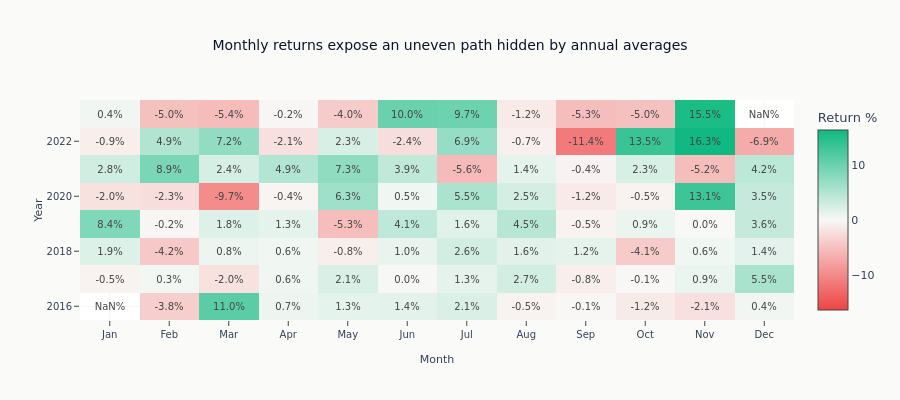

Write notebook code for a chart like this one.
### Markdown cell above
The heatmap below is the same monthly series as a year-by-month grid. Read down a column to see
whether a calendar month is systematically good or bad, and across a row to see how much of a
year's return came from how few of its months.

### Code cell
monthly_df["year"] = monthly_df["year"].astype(int)
monthly_df["month"] = monthly_df["month"].astype(int)

heatmap_data = (
    monthly_df.pivot(index="year", columns="month", values="monthly_return") * 100
)  # Convert to percentage

# Month names
month_names = ["Jan", "Feb", "Mar", "Apr", "May", "Jun", "Jul", "Aug", "Sep", "Oct", "Nov", "Dec"]

fig = go.Figure(
    data=go.Heatmap(
        z=heatmap_data.values,
        x=month_names,
        y=heatmap_data.index,
        colorscale=[
            [0.0, COLORS["negative"]],
            [0.5, COLORS["silver"]],
            [1.0, COLORS["positive"]],
        ],
        zmid=0,
        text=np.round(heatmap_data.values, 1),
        texttemplate="%{text:.1f}%",
        textfont={"size": 10},
        colorbar=dict(title="Return %"),
    )
)

fig.update_layout(
    title="Monthly returns expose an uneven path hidden by annual averages",
    xaxis_title="Month",
    yaxis_title="Year",
    height=400,
)
show_plotly_with_alt(
    fig,
    "Heatmap of monthly returns, years down the vertical axis and calendar months across, red for losses and green for gains, with each cell labelled.",
)

### Figure 1 — Plotly figure (JSON) as saved in the notebook; plotly's stock layout.template omitted (floating-point values rounded to 4 significant figures)
{"data": [{"colorbar": {"title": {"text": "Return %"}}, "colorscale": [[0.0, "#ef4444"], [0.5, "#F8F8F6"], [1.0, "#10b981"]], "text": [[NaN, -3.8, 11.0, 0.7, 1.3, 1.4, 2.1, -0.5, -0.1, -1.2, -2.1, 0.4], [-0.5, 0.3, -2.0, 0.6, 2.1, 0.0, 1.3, 2.7, -0.8, -0.1, 0.9, 5.5], [1.9, -4.2, 0.8, 0.6, -0.8, 1.0, 2.6, 1.6, 1.2, -4.1, 0.6, 1.4], [8.4, -0.2, 1.8, 1.3, -5.3, 4.1, 1.6, 4.5, -0.5, 0.9, -0.0, 3.6], [-2.0, -2.3, -9.7, -0.4, 6.3, 0.5, 5.5, 2.5, -1.2, -0.5, 13.1, 3.5], [2.8, 8.9, 2.4, 4.9, 7.3, 3.9, -5.6, 1.4, -0.4, 2.3, -5.2, 4.2], [-0.9, 4.9, 7.2, -2.1, 2.3, -2.4, 6.9, -0.7, -11.4, 13.5, 16.3, -6.9], [0.4, -5.0, -5.4, -0.2, -4.0, 10.0, 9.7, -1.2, -5.3, -5.0, 15.5, NaN]], "textfont": {"size": 10}, "texttemplate": "%{text:.1f}%", "type": "heatmap", "x": ["Jan", "Feb", "Mar", "Apr", "May", "Jun", "Jul", "Aug", "Sep", "Oct", "Nov", "Dec"], "y": [2016, 2017, 2018, 2019, 2020, 2021, 2022, 2023], "z": [[NaN, -3.81, 11.05, 0.7414, 1.3, 1.424, 2.124, -0.5306, -0.07783, -1.183, -2.136, 0.3913], [-0.5032, 0.3267, -1.995, 0.5631, 2.115, 0.04406, 1.332, 2.664, -0.807, -0.08861, 0.8885, 5.543], [1.93, -4.207, 0.8467, 0.5554, -0.7959, 0.9685, 2.632, 1.563, 1.243, -4.081, 0.5771, 1.442], [8.387, -0.1881, 1.826, 1.311, -5.25, 4.095, 1.643, 4.546, -0.5184, 0.8931, -0.03461, 3.604], [-2.027, -2.32, -9.735, -0.4041, 6.302, 0.5438, 5.492, 2.505, -1.228, -0.5421, 13.1, 3.542], [2.837, 8.862, 2.39, 4.884, 7.298, 3.862, -5.571, 1.402, -0.4076, 2.253, -5.199, 4.244], [-0.8962, 4.945, 7.235, -2.135, 2.335, -2.369, 6.855, -0.7136, -11.37, 13.46, 16.26, -6.933], [0.4053, -5.007, -5.415, -0.1937, -4.007, 10.04, 9.719, -1.231, -5.251, -4.962, 15.52, NaN]], "zmid": 0}], "layout": {"height": 400, "title": {"text": "Monthly returns expose an uneven path hidden by annual averages"}, "xaxis": {"title": {"text": "Month"}}, "yaxis": {"title": {"text": "Year"}}}}
